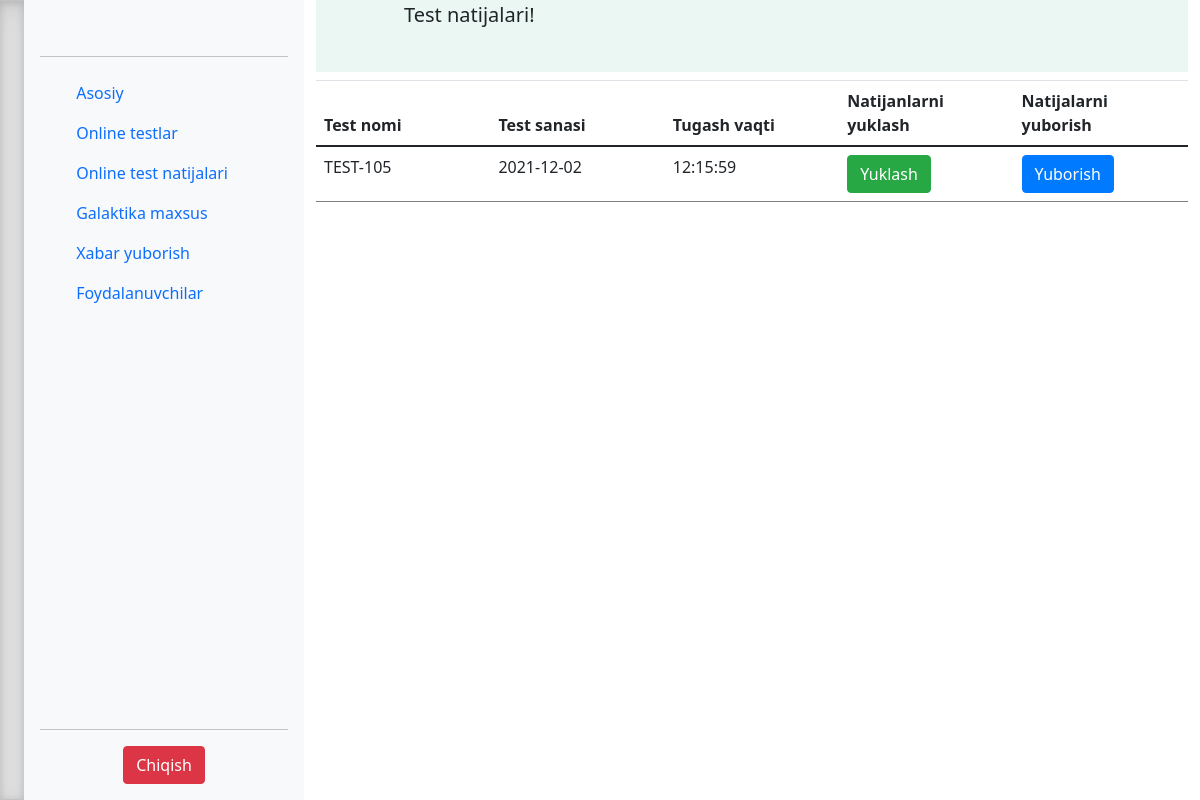
The page /result_test.php (signed in) on the database its author committed.
### tables this page shows
CREATE TABLE IF NOT EXISTS `test` (
  `id` int(11) NOT NULL,
  `custom_id` int(191) NOT NULL,
  `test_name` varchar(191) NOT NULL,
  `test_date` date NOT NULL,
  `start_time` time NOT NULL,
  `over_time` time NOT NULL
);

### bot_lib.php (called while the page is built, shortened)
<?php
function tests_all($connect){
	$query = "SELECT * FROM test";
	$result = mysqli_query($connect, $query);
	$n = mysqli_num_rows($result);
	$tests_all = array();
	for ($i = 0; $i <$n; $i++){
		$row = mysqli_fetch_assoc($result);
		$tests_all[] = $row;
	}
	return $tests_all;
}
?>

### result_test.php (the view, shortened to what this page needs)
<?php
include('settings.php');
include('bot_lib.php');
		$tests_all = tests_all($connect);
?>
<!doctype html>
<html lang="en">
  <?php include 'partSite/header.php'; ?>
  <body>
  <main>
  <?php include 'partSite/leftSite.php'; ?>
  <div class="container">
      <div style="width: 100%; height: 9%; background-color: #Eaf7f2;">
      <span style="margin:auto 0px auto 88px; font-size: 20px;">Test natijalari!</span><br>
    	</div>
    <div class="well mt-2">
    <table class="table">
      <thead>
        <tr>
          <th>Test nomi</th>
          <th>Test sanasi</th>
          <th>Tugash vaqti</th>
          <th>Natijanlarni yuklash</th>
          <th>Natijalarni yuborish</th>
        </tr>
      </thead>
      <tbody>
        <?php  foreach ($tests_all as $ta): ?>
         <tr>
          <td><?=$ta['test_name']?></td>
          <td><?=$ta['test_date']?></td>
          <td><?=$ta['over_time']?></td>
          <td>
              <a href="https://galaxytest.xyz/result.txt" download role="button"><button class="btn btn-success">Yuklash</button></a>
          </td>
          <td>
           <a href="result_test.php?send=ok" onclick="return confirm('Foydalanuvchilarga batafsil test javoblarini yubormoqchimisiz?')" role="button"><button class="btn btn-primary">Yuborish</button></a>
          </td>
        </tr>
        <?php endforeach ?>
      </tbody>
    </table>
</div>
</div>
  </main>
  </body>
</html>

### css/sidebars.css (style rules this page uses)
body { min-height: 100vh; min-height: -webkit-fill-available; }
html { height: -webkit-fill-available; }
main { display: flex; flex-wrap: nowrap; height: 100vh; height: -webkit-fill-available; max-height: 100vh; overflow-x: auto; overflow-y: hidden; }

### css/style.css (style rules this page uses)
a:link { text-decoration: none; }

### partSite/header.php (style rules this page uses)
table { table-layout: fixed; }
td { word-wrap: break-word; }

### rows shown on the page
test: test_name "TEST-105", test_date "2021-12-02", over_time "12:15:59"
